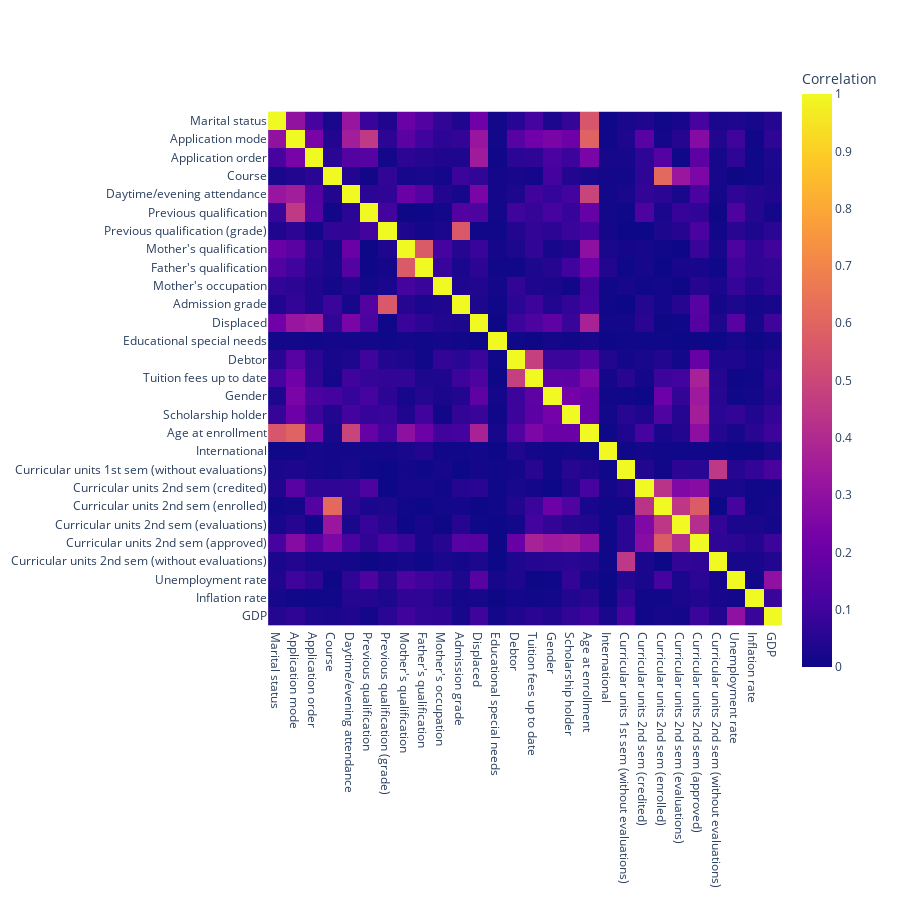

Notebook cell for this chart:
### Code cell
# revised PCA
corr_matrix = abs(reduced_data.corr())

# threshold = 0.7
# high_corr = corr_matrix[corr_matrix >= threshold].fillna(0)

heat_map = px.imshow(corr_matrix,
                     labels=dict(color="Correlation"),
                     x=corr_matrix.columns,
                     y=corr_matrix.columns, 
                     width = 900,
                     height = 900)

heat_map.show()

### Figure 1 — Plotly figure (JSON) as saved in the notebook; plotly's stock layout.template omitted (floating-point values rounded to 4 significant figures; data arrays with more than 128 entries replaced by an {"elided": "..."} marker saying what was removed)
{"data": [{"coloraxis": "coloraxis", "hovertemplate": "x: %{x}<br>y: %{y}<br>Correlation: %{z}<extra></extra>", "name": "0", "type": "heatmap", "x": ["Marital status", "Application mode", "Application order", "Course", "Daytime/evening attendance", "Previous qualification", "Previous qualification (grade)", "Mother's qualification", "Father's qualification", "Mother's occupation", "Admission grade", "Displaced", "Educational special needs", "Debtor", "Tuition fees up to date", "Gender", "Scholarship holder", "Age at enrollment", "International", "Curricular units 1st sem (without evaluations)", "Curricular units 2nd sem (credited)", "Curricular units 2nd sem (enrolled)", "Curricular units 2nd sem (evaluations)", "Curricular units 2nd sem (approved)", "Curricular units 2nd sem (without evaluations)", "Unemployment rate", "Inflation rate", "GDP"], "xaxis": "x", "y": ["Marital status", "Application mode", "Application order", "Course", "Daytime/evening attendance", "Previous qualification", "Previous qualification (grade)", "Mother's qualification", "Father's qualification", "Mother's occupation", "Admission grade", "Displaced", "Educational special needs", "Debtor", "Tuition fees up to date", "Gender", "Scholarship holder", "Age at enrollment", "International", "Curricular units 1st sem (without evaluations)", "Curricular units 2nd sem (credited)", "Curricular units 2nd sem (enrolled)", "Curricular units 2nd sem (evaluations)", "Curricular units 2nd sem (approved)", "Curricular units 2nd sem (without evaluations)", "Unemployment rate", "Inflation rate", "GDP"], "yaxis": "y", "z": {"elided": "28x28 float values"}}], "layout": {"coloraxis": {"colorbar": {"title": {"text": "Correlation"}}, "colorscale": [[0, "#0d0887"], [0.1111, "#46039f"], [0.2222, "#7201a8"], [0.3333, "#9c179e"], [0.4444, "#bd3786"], [0.5556, "#d8576b"], [0.6667, "#ed7953"], [0.7778, "#fb9f3a"], [0.8889, "#fdca26"], [1, "#f0f921"]]}, "height": 900, "margin": {"t": 60}, "width": 900, "xaxis": {"anchor": "y", "constrain": "domain", "domain": [0, 1], "scaleanchor": "y"}, "yaxis": {"anchor": "x", "autorange": "reversed", "constrain": "domain", "domain": [0, 1]}}}
